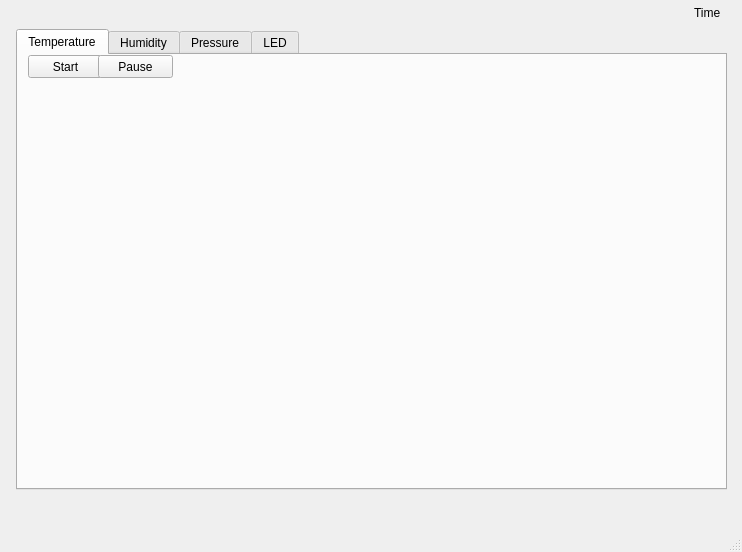
<?xml version="1.0" encoding="UTF-8"?>
<ui version="4.0">
 <class>MainWindow</class>
 <widget class="QMainWindow" name="MainWindow">
  <property name="geometry">
   <rect>
    <x>0</x>
    <y>0</y>
    <width>742</width>
    <height>552</height>
   </rect>
  </property>
  <property name="sizePolicy">
   <sizepolicy hsizetype="Expanding" vsizetype="Expanding">
    <horstretch>0</horstretch>
    <verstretch>0</verstretch>
   </sizepolicy>
  </property>
  <property name="windowTitle">
   <string>IOT</string>
  </property>
  <widget class="QWidget" name="centralwidget">
   <property name="sizePolicy">
    <sizepolicy hsizetype="Expanding" vsizetype="Expanding">
     <horstretch>0</horstretch>
     <verstretch>0</verstretch>
    </sizepolicy>
   </property>
   <widget class="QTabWidget" name="tabWidget">
    <property name="geometry">
     <rect>
      <x>16</x>
      <y>29</y>
      <width>711</width>
      <height>461</height>
     </rect>
    </property>
    <property name="sizePolicy">
     <sizepolicy hsizetype="Expanding" vsizetype="Expanding">
      <horstretch>0</horstretch>
      <verstretch>0</verstretch>
     </sizepolicy>
    </property>
    <property name="toolTip">
     <string>&lt;html&gt;&lt;head/&gt;&lt;body&gt;&lt;p&gt;&lt;br/&gt;&lt;/p&gt;&lt;/body&gt;&lt;/html&gt;</string>
    </property>
    <property name="currentIndex">
     <number>0</number>
    </property>
    <widget class="QWidget" name="temTab">
     <attribute name="title">
      <string>Temperature</string>
     </attribute>
     <widget class="MplCanvasWrapper" name="temwidget" native="true">
      <property name="geometry">
       <rect>
        <x>10</x>
        <y>30</y>
        <width>691</width>
        <height>401</height>
       </rect>
      </property>
      <property name="sizePolicy">
       <sizepolicy hsizetype="Expanding" vsizetype="Expanding">
        <horstretch>0</horstretch>
        <verstretch>0</verstretch>
       </sizepolicy>
      </property>
     </widget>
     <widget class="QPushButton" name="temStartBtn">
      <property name="geometry">
       <rect>
        <x>10</x>
        <y>0</y>
        <width>75</width>
        <height>23</height>
       </rect>
      </property>
      <property name="text">
       <string>Start</string>
      </property>
     </widget>
     <widget class="QPushButton" name="temPauseBtn">
      <property name="geometry">
       <rect>
        <x>80</x>
        <y>0</y>
        <width>75</width>
        <height>23</height>
       </rect>
      </property>
      <property name="text">
       <string>Pause</string>
      </property>
     </widget>
    </widget>
    <widget class="QWidget" name="humTab">
     <attribute name="title">
      <string>Humidity</string>
     </attribute>
     <widget class="MplCanvasWrapper" name="humwidget" native="true">
      <property name="geometry">
       <rect>
        <x>10</x>
        <y>30</y>
        <width>691</width>
        <height>401</height>
       </rect>
      </property>
      <property name="sizePolicy">
       <sizepolicy hsizetype="Expanding" vsizetype="Expanding">
        <horstretch>0</horstretch>
        <verstretch>0</verstretch>
       </sizepolicy>
      </property>
     </widget>
     <widget class="QPushButton" name="humStartBtn">
      <property name="geometry">
       <rect>
        <x>10</x>
        <y>0</y>
        <width>75</width>
        <height>23</height>
       </rect>
      </property>
      <property name="text">
       <string>Start</string>
      </property>
     </widget>
     <widget class="QPushButton" name="humPauseBtn">
      <property name="geometry">
       <rect>
        <x>80</x>
        <y>0</y>
        <width>75</width>
        <height>23</height>
       </rect>
      </property>
      <property name="text">
       <string>Pause</string>
      </property>
     </widget>
    </widget>
    <widget class="QWidget" name="preTab">
     <attribute name="title">
      <string>Pressure</string>
     </attribute>
     <widget class="MplCanvasWrapper" name="prewidget" native="true">
      <property name="geometry">
       <rect>
        <x>10</x>
        <y>30</y>
        <width>691</width>
        <height>401</height>
       </rect>
      </property>
      <property name="sizePolicy">
       <sizepolicy hsizetype="Expanding" vsizetype="Expanding">
        <horstretch>0</horstretch>
        <verstretch>0</verstretch>
       </sizepolicy>
      </property>
     </widget>
     <widget class="QPushButton" name="prePauseBtn">
      <property name="geometry">
       <rect>
        <x>80</x>
        <y>0</y>
        <width>75</width>
        <height>23</height>
       </rect>
      </property>
      <property name="text">
       <string>Pause</string>
      </property>
     </widget>
     <widget class="QPushButton" name="preStartBtn">
      <property name="geometry">
       <rect>
        <x>10</x>
        <y>0</y>
        <width>75</width>
        <height>23</height>
       </rect>
      </property>
      <property name="text">
       <string>Start</string>
      </property>
     </widget>
    </widget>
    <widget class="QWidget" name="LEDTab">
     <attribute name="title">
      <string>LED</string>
     </attribute>
    </widget>
   </widget>
   <widget class="QWidget" name="horizontalLayoutWidget">
    <property name="geometry">
     <rect>
      <x>20</x>
      <y>0</y>
      <width>701</width>
      <height>25</height>
     </rect>
    </property>
    <layout class="QHBoxLayout" name="horizontalLayout">
     <item>
      <spacer name="horizontalSpacer">
       <property name="orientation">
        <enum>Qt::Horizontal</enum>
       </property>
       <property name="sizeHint" stdset="0">
        <size>
         <width>40</width>
         <height>20</height>
        </size>
       </property>
      </spacer>
     </item>
     <item>
      <widget class="QLabel" name="timeLabel">
       <property name="text">
        <string>Time</string>
       </property>
      </widget>
     </item>
    </layout>
   </widget>
   <zorder>horizontalLayoutWidget</zorder>
   <zorder>tabWidget</zorder>
  </widget>
  <widget class="QMenuBar" name="menubar">
   <property name="geometry">
    <rect>
     <x>0</x>
     <y>0</y>
     <width>742</width>
     <height>23</height>
    </rect>
   </property>
  </widget>
  <widget class="QStatusBar" name="statusbar"/>
 </widget>
 <customwidgets>
  <customwidget>
   <class>MplCanvasWrapper</class>
   <extends>QWidget</extends>
   <header>mplcanvaswrapper.h</header>
   <container>1</container>
  </customwidget>
 </customwidgets>
 <resources/>
 <connections/>
</ui>
